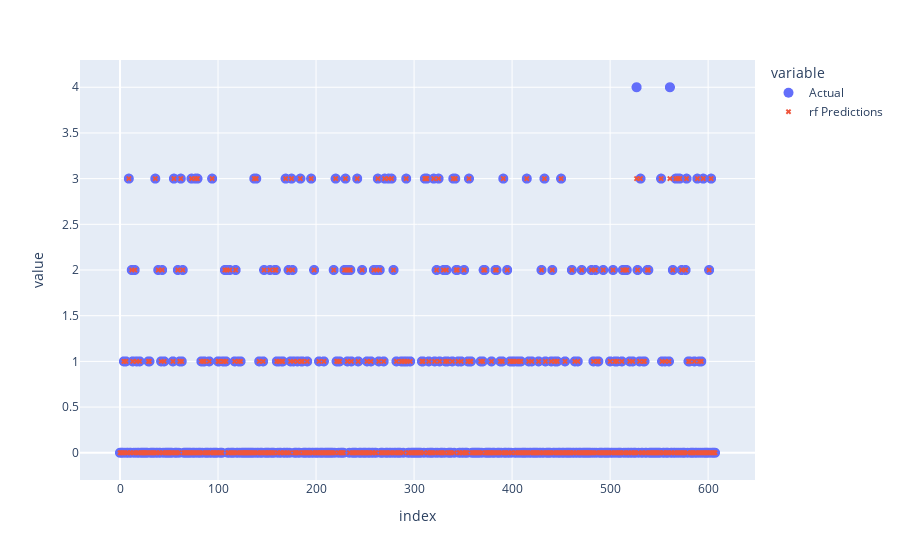

This figure's notebook cell:
### Code cell
# Create a scatter plot using Plotly Express with 'Actual' and 'rf Predictions' columns from the DataFrame 'df'
fig = px.scatter(df[['Actual' , 'rf Predictions']])
fig.update_traces(marker=dict(symbol='circle', size=10), selector=dict(mode='markers'))
fig.update_traces(marker=dict(symbol='x', size=5), selector=dict(mode='markers', name='rf Predictions'))
fig.show()

### Figure 1 — Plotly figure (JSON) as saved in the notebook; plotly's stock layout.template omitted (floating-point values rounded to 4 significant figures; data arrays with more than 128 entries replaced by an {"elided": "..."} marker saying what was removed)
{"data": [{"hovertemplate": "variable=Actual<br>index=%{x}<br>value=%{y}<extra></extra>", "legendgroup": "Actual", "marker": {"color": "#636efa", "size": 10, "symbol": "circle"}, "mode": "markers", "name": "Actual", "showlegend": true, "type": "scattergl", "x": {"elided": "608 int values"}, "xaxis": "x", "y": {"elided": "608 int values"}, "yaxis": "y"}, {"hovertemplate": "variable=rf Predictions<br>index=%{x}<br>value=%{y}<extra></extra>", "legendgroup": "rf Predictions", "marker": {"color": "#EF553B", "size": 5, "symbol": "x"}, "mode": "markers", "name": "rf Predictions", "showlegend": true, "type": "scattergl", "x": {"elided": "608 int values"}, "xaxis": "x", "y": {"elided": "608 int values"}, "yaxis": "y"}], "layout": {"legend": {"title": {"text": "variable"}, "tracegroupgap": 0}, "margin": {"t": 60}, "xaxis": {"anchor": "y", "domain": [0, 1], "title": {"text": "index"}}, "yaxis": {"anchor": "x", "domain": [0, 1], "title": {"text": "value"}}}}
